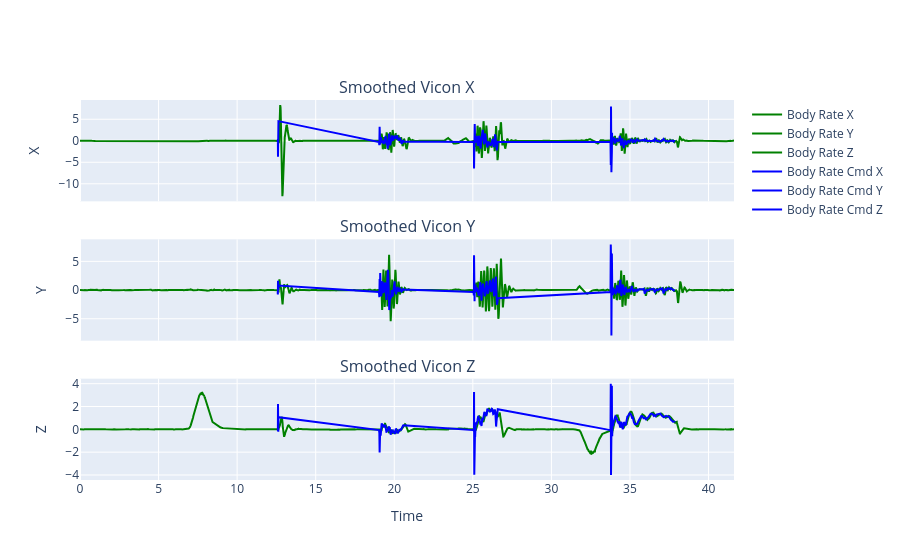

Notebook code for this chart:
### Code cell
# Plot pos Wx,y,z components
fig = make_subplots(rows=3, cols=1, shared_xaxes=True,
    subplot_titles=("Smoothed Vicon X", "Smoothed Vicon Y", "Smoothed Vicon Z"),
    vertical_spacing=0.1
)
t_min = min(state_estimates.time.to_numpy()[0], commands.time.to_numpy()[0])
print(f"t_min: {t_min}")
t_state = state_estimates.time.to_numpy() - t_min
t_cmd = commands.time.to_numpy() - t_min
plt.add_xyz_traces_stacked(fig, t_state, state_estimates.velocity_angular.to_numpy(), label_prefix="Body Rate", line=dict(color='green'))
plt.add_xyz_traces_stacked(fig, t_cmd, commands.body_rates.to_numpy(), label_prefix="Body Rate Cmd", line=dict(color='blue'))
fig.show()

### Figure 1 — Plotly figure (JSON) as saved in the notebook; plotly's stock layout.template omitted (floating-point values rounded to 4 significant figures; data arrays with more than 128 entries replaced by an {"elided": "..."} marker saying what was removed)
{"data": [{"hovertemplate": "Body Rate X<br>Time: %{x:.2f}<br>Value: %{y:.2f}<extra></extra>", "line": {"color": "green"}, "mode": "lines", "name": "Body Rate X", "type": "scatter", "x": {"elided": "4158 float values"}, "xaxis": "x", "y": {"elided": "4158 float values"}, "yaxis": "y"}, {"hovertemplate": "Body Rate Y<br>Time: %{x:.2f}<br>Value: %{y:.2f}<extra></extra>", "line": {"color": "green"}, "mode": "lines", "name": "Body Rate Y", "type": "scatter", "x": {"elided": "4158 float values"}, "xaxis": "x2", "y": {"elided": "4158 float values"}, "yaxis": "y2"}, {"hovertemplate": "Body Rate Z<br>Time: %{x:.2f}<br>Value: %{y:.2f}<extra></extra>", "line": {"color": "green"}, "mode": "lines", "name": "Body Rate Z", "type": "scatter", "x": {"elided": "4158 float values"}, "xaxis": "x3", "y": {"elided": "4158 float values"}, "yaxis": "y3"}, {"hovertemplate": "Body Rate Cmd X<br>Time: %{x:.2f}<br>Value: %{y:.2f}<extra></extra>", "line": {"color": "blue"}, "mode": "lines", "name": "Body Rate Cmd X", "type": "scatter", "x": {"elided": "711 float values"}, "xaxis": "x", "y": {"elided": "711 float values"}, "yaxis": "y"}, {"hovertemplate": "Body Rate Cmd Y<br>Time: %{x:.2f}<br>Value: %{y:.2f}<extra></extra>", "line": {"color": "blue"}, "mode": "lines", "name": "Body Rate Cmd Y", "type": "scatter", "x": {"elided": "711 float values"}, "xaxis": "x2", "y": {"elided": "711 float values"}, "yaxis": "y2"}, {"hovertemplate": "Body Rate Cmd Z<br>Time: %{x:.2f}<br>Value: %{y:.2f}<extra></extra>", "line": {"color": "blue"}, "mode": "lines", "name": "Body Rate Cmd Z", "type": "scatter", "x": {"elided": "711 float values"}, "xaxis": "x3", "y": {"elided": "711 float values"}, "yaxis": "y3"}], "layout": {"annotations": [{"font": {"size": 16}, "showarrow": false, "text": "Smoothed Vicon X", "x": 0.5, "xanchor": "center", "xref": "paper", "y": 1, "yanchor": "bottom", "yref": "paper"}, {"font": {"size": 16}, "showarrow": false, "text": "Smoothed Vicon Y", "x": 0.5, "xanchor": "center", "xref": "paper", "y": 0.6333, "yanchor": "bottom", "yref": "paper"}, {"font": {"size": 16}, "showarrow": false, "text": "Smoothed Vicon Z", "x": 0.5, "xanchor": "center", "xref": "paper", "y": 0.2667, "yanchor": "bottom", "yref": "paper"}], "xaxis": {"anchor": "y", "domain": [0, 1], "matches": "x3", "showticklabels": false}, "xaxis2": {"anchor": "y2", "domain": [0, 1], "matches": "x3", "showticklabels": false}, "xaxis3": {"anchor": "y3", "domain": [0, 1], "title": {"text": "Time"}}, "yaxis": {"anchor": "x", "domain": [0.7333, 1], "title": {"text": "X"}}, "yaxis2": {"anchor": "x2", "domain": [0.3667, 0.6333], "title": {"text": "Y"}}, "yaxis3": {"anchor": "x3", "domain": [0, 0.2667], "title": {"text": "Z"}}}}
